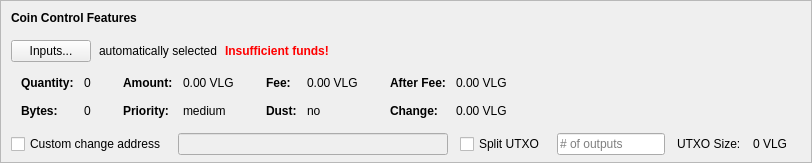
    <widget class="QFrame" name="frameCoinControl">
     <property name="sizePolicy">
      <sizepolicy hsizetype="Expanding" vsizetype="Expanding">
       <horstretch>0</horstretch>
       <verstretch>0</verstretch>
      </sizepolicy>
     </property>
     <property name="maximumSize">
      <size>
       <width>16777215</width>
       <height>16777215</height>
      </size>
     </property>
     <property name="frameShape">
      <enum>QFrame::StyledPanel</enum>
     </property>
     <property name="frameShadow">
      <enum>QFrame::Sunken</enum>
     </property>
     <layout class="QVBoxLayout" name="verticalLayoutCoinControl2">
      <property name="spacing">
       <number>0</number>
      </property>
      <property name="leftMargin">
       <number>0</number>
      </property>
      <property name="topMargin">
       <number>0</number>
      </property>
      <property name="rightMargin">
       <number>0</number>
      </property>
      <property name="bottomMargin">
       <number>6</number>
      </property>
      <item>
       <layout class="QVBoxLayout" name="verticalLayoutCoinControl" stretch="0,0,0,0,1">
        <property name="spacing">
         <number>0</number>
        </property>
        <property name="leftMargin">
         <number>10</number>
        </property>
        <property name="topMargin">
         <number>10</number>
        </property>
        <item>
         <layout class="QHBoxLayout" name="horizontalLayoutCoinControl1">
          <property name="bottomMargin">
           <number>15</number>
          </property>
          <item>
           <widget class="QLabel" name="labelCoinControlFeatures">
            <property name="sizePolicy">
             <sizepolicy hsizetype="Preferred" vsizetype="Maximum">
              <horstretch>0</horstretch>
              <verstretch>0</verstretch>
             </sizepolicy>
            </property>
            <property name="font">
             <font>
              <weight>75</weight>
              <bold>true</bold>
             </font>
            </property>
            <property name="styleSheet">
             <string notr="true">font-weight:bold;</string>
            </property>
            <property name="text">
             <string>Coin Control Features</string>
            </property>
           </widget>
          </item>
         </layout>
        </item>
        <item>
         <layout class="QHBoxLayout" name="horizontalLayoutCoinControl2" stretch="0,0,0,0">
          <property name="spacing">
           <number>8</number>
          </property>
          <property name="bottomMargin">
           <number>10</number>
          </property>
          <item>
           <widget class="QPushButton" name="pushButtonCoinControl">
            <property name="styleSheet">
             <string notr="true"/>
            </property>
            <property name="text">
             <string>Inputs...</string>
            </property>
            <property name="autoDefault">
             <bool>false</bool>
            </property>
           </widget>
          </item>
          <item>
           <widget class="QLabel" name="labelCoinControlAutomaticallySelected">
            <property name="text">
             <string>automatically selected</string>
            </property>
            <property name="margin">
             <number>5</number>
            </property>
           </widget>
          </item>
          <item>
           <widget class="QLabel" name="labelCoinControlInsuffFunds">
            <property name="font">
             <font>
              <weight>75</weight>
              <bold>true</bold>
             </font>
            </property>
            <property name="styleSheet">
             <string notr="true">color:red;font-weight:bold;</string>
            </property>
            <property name="text">
             <string>Insufficient funds!</string>
            </property>
            <property name="margin">
             <number>5</number>
            </property>
           </widget>
          </item>
          <item>
           <spacer name="horizontalSpacerCoinControl">
            <property name="orientation">
             <enum>Qt::Horizontal</enum>
            </property>
            <property name="sizeHint" stdset="0">
             <size>
              <width>40</width>
              <height>1</height>
             </size>
            </property>
           </spacer>
          </item>
         </layout>
        </item>
        <item>
         <widget class="QWidget" name="widgetCoinControl" native="true">
          <property name="sizePolicy">
           <sizepolicy hsizetype="Preferred" vsizetype="Preferred">
            <horstretch>0</horstretch>
            <verstretch>0</verstretch>
           </sizepolicy>
          </property>
          <property name="minimumSize">
           <size>
            <width>0</width>
            <height>0</height>
           </size>
          </property>
          <property name="styleSheet">
           <string notr="true"/>
          </property>
          <layout class="QHBoxLayout" name="horizontalLayoutCoinControl5">
           <property name="leftMargin">
            <number>0</number>
           </property>
           <property name="topMargin">
            <number>0</number>
           </property>
           <property name="rightMargin">
            <number>0</number>
           </property>
           <property name="bottomMargin">
            <number>0</number>
           </property>
           <item>
            <layout class="QHBoxLayout" name="horizontalLayoutCoinControl3" stretch="0,0,0,1">
             <property name="spacing">
              <number>20</number>
             </property>
             <property name="topMargin">
              <number>0</number>
             </property>
             <property name="bottomMargin">
              <number>10</number>
             </property>
             <item>
              <layout class="QFormLayout" name="formLayoutCoinControl1">
               <property name="horizontalSpacing">
                <number>10</number>
               </property>
               <property name="verticalSpacing">
                <number>14</number>
               </property>
               <property name="leftMargin">
                <number>10</number>
               </property>
               <property name="topMargin">
                <number>4</number>
               </property>
               <property name="rightMargin">
                <number>6</number>
               </property>
               <item row="0" column="0">
                <widget class="QLabel" name="labelCoinControlQuantityText">
                 <property name="font">
                  <font>
                   <weight>75</weight>
                   <bold>true</bold>
                  </font>
                 </property>
                 <property name="text">
                  <string>Quantity:</string>
                 </property>
                 <property name="margin">
                  <number>0</number>
                 </property>
                </widget>
               </item>
               <item row="0" column="1">
                <widget class="QLabel" name="labelCoinControlQuantity">
                 <property name="cursor">
                  <cursorShape>IBeamCursor</cursorShape>
                 </property>
                 <property name="contextMenuPolicy">
                  <enum>Qt::ActionsContextMenu</enum>
                 </property>
                 <property name="text">
                  <string notr="true">0</string>
                 </property>
                 <property name="margin">
                  <number>0</number>
                 </property>
                 <property name="textInteractionFlags">
                  <set>Qt::LinksAccessibleByMouse|Qt::TextSelectableByKeyboard|Qt::TextSelectableByMouse</set>
                 </property>
                </widget>
               </item>
               <item row="1" column="0">
                <widget class="QLabel" name="labelCoinControlBytesText">
                 <property name="font">
                  <font>
                   <weight>75</weight>
                   <bold>true</bold>
                  </font>
                 </property>
                 <property name="text">
                  <string>Bytes:</string>
                 </property>
                </widget>
               </item>
               <item row="1" column="1">
                <widget class="QLabel" name="labelCoinControlBytes">
                 <property name="cursor">
                  <cursorShape>IBeamCursor</cursorShape>
                 </property>
                 <property name="contextMenuPolicy">
                  <enum>Qt::ActionsContextMenu</enum>
                 </property>
                 <property name="text">
                  <string notr="true">0</string>
                 </property>
                 <property name="textInteractionFlags">
                  <set>Qt::LinksAccessibleByMouse|Qt::TextSelectableByKeyboard|Qt::TextSelectableByMouse</set>
                 </property>
                </widget>
               </item>
              </layout>
             </item>
             <item>
              <layout class="QFormLayout" name="formLayoutCoinControl2">
               <property name="horizontalSpacing">
                <number>10</number>
               </property>
               <property name="verticalSpacing">
                <number>14</number>
               </property>
               <property name="leftMargin">
                <number>6</number>
               </property>
               <property name="topMargin">
                <number>4</number>
               </property>
               <property name="rightMargin">
                <number>6</number>
               </property>
               <item row="0" column="0">
                <widget class="QLabel" name="labelCoinControlAmountText">
                 <property name="font">
                  <font>
                   <weight>75</weight>
                   <bold>true</bold>
                  </font>
                 </property>
                 <property name="text">
                  <string>Amount:</string>
                 </property>
                 <property name="margin">
                  <number>0</number>
                 </property>
                </widget>
               </item>
               <item row="0" column="1">
                <widget class="QLabel" name="labelCoinControlAmount">
                 <property name="cursor">
                  <cursorShape>IBeamCursor</cursorShape>
                 </property>
                 <property name="contextMenuPolicy">
                  <enum>Qt::ActionsContextMenu</enum>
                 </property>
                 <property name="text">
                  <string notr="true">0.00 VLG</string>
                 </property>
                 <property name="textInteractionFlags">
                  <set>Qt::LinksAccessibleByMouse|Qt::TextSelectableByKeyboard|Qt::TextSelectableByMouse</set>
                 </property>
                </widget>
               </item>
               <item row="1" column="0">
                <widget class="QLabel" name="labelCoinControlPriorityText">
                 <property name="font">
                  <font>
                   <weight>75</weight>
                   <bold>true</bold>
                  </font>
                 </property>
                 <property name="text">
                  <string>Priority:</string>
                 </property>
                </widget>
               </item>
               <item row="1" column="1">
                <widget class="QLabel" name="labelCoinControlPriority">
                 <property name="cursor">
                  <cursorShape>IBeamCursor</cursorShape>
                 </property>
                 <property name="contextMenuPolicy">
                  <enum>Qt::ActionsContextMenu</enum>
                 </property>
                 <property name="text">
                  <string>medium</string>
                 </property>
                 <property name="textInteractionFlags">
                  <set>Qt::LinksAccessibleByMouse|Qt::TextSelectableByKeyboard|Qt::TextSelectableByMouse</set>
                 </property>
                </widget>
               </item>
              </layout>
             </item>
             <item>
              <layout class="QFormLayout" name="formLayoutCoinControl3">
               <property name="horizontalSpacing">
                <number>10</number>
               </property>
               <property name="verticalSpacing">
                <number>14</number>
               </property>
               <property name="leftMargin">
                <number>6</number>
               </property>
               <property name="topMargin">
                <number>4</number>
               </property>
               <property name="rightMargin">
                <number>6</number>
               </property>
               <item row="0" column="0">
                <widget class="QLabel" name="labelCoinControlFeeText">
                 <property name="font">
                  <font>
                   <weight>75</weight>
                   <bold>true</bold>
                  </font>
                 </property>
                 <property name="text">
                  <string>Fee:</string>
                 </property>
                 <property name="margin">
                  <number>0</number>
                 </property>
                </widget>
               </item>
               <item row="0" column="1">
                <widget class="QLabel" name="labelCoinControlFee">
                 <property name="cursor">
                  <cursorShape>IBeamCursor</cursorShape>
                 </property>
                 <property name="contextMenuPolicy">
                  <enum>Qt::ActionsContextMenu</enum>
                 </property>
                 <property name="text">
                  <string notr="true">0.00 VLG</string>
                 </property>
                 <property name="textInteractionFlags">
                  <set>Qt::LinksAccessibleByMouse|Qt::TextSelectableByKeyboard|Qt::TextSelectableByMouse</set>
                 </property>
                </widget>
               </item>
               <item row="1" column="0">
                <widget class="QLabel" name="labelCoinControlLowOutputText">
                 <property name="font">
                  <font>
                   <weight>75</weight>
                   <bold>true</bold>
                  </font>
                 </property>
                 <property name="text">
                  <string>Dust:</string>
                 </property>
                </widget>
               </item>
               <item row="1" column="1">
                <widget class="QLabel" name="labelCoinControlLowOutput">
                 <property name="cursor">
                  <cursorShape>IBeamCursor</cursorShape>
                 </property>
                 <property name="contextMenuPolicy">
                  <enum>Qt::ActionsContextMenu</enum>
                 </property>
                 <property name="text">
                  <string>no</string>
                 </property>
                 <property name="textInteractionFlags">
                  <set>Qt::LinksAccessibleByMouse|Qt::TextSelectableByKeyboard|Qt::TextSelectableByMouse</set>
                 </property>
                </widget>
               </item>
              </layout>
             </item>
             <item>
              <layout class="QFormLayout" name="formLayoutCoinControl4">
               <property name="horizontalSpacing">
                <number>10</number>
               </property>
               <property name="verticalSpacing">
                <number>14</number>
               </property>
               <property name="leftMargin">
                <number>6</number>
               </property>
               <property name="topMargin">
                <number>4</number>
               </property>
               <property name="rightMargin">
                <number>6</number>
               </property>
               <item row="0" column="0">
                <widget class="QLabel" name="labelCoinControlAfterFeeText">
                 <property name="font">
                  <font>
                   <weight>75</weight>
                   <bold>true</bold>
                  </font>
                 </property>
                 <property name="text">
                  <string>After Fee:</string>
                 </property>
                 <property name="margin">
                  <number>0</number>
                 </property>
                </widget>
               </item>
               <item row="0" column="1">
                <widget class="QLabel" name="labelCoinControlAfterFee">
                 <property name="cursor">
                  <cursorShape>IBeamCursor</cursorShape>
                 </property>
                 <property name="contextMenuPolicy">
                  <enum>Qt::ActionsContextMenu</enum>
                 </property>
                 <property name="text">
                  <string notr="true">0.00 VLG</string>
                 </property>
                 <property name="textInteractionFlags">
                  <set>Qt::LinksAccessibleByMouse|Qt::TextSelectableByKeyboard|Qt::TextSelectableByMouse</set>
                 </property>
                </widget>
               </item>
               <item row="1" column="0">
                <widget class="QLabel" name="labelCoinControlChangeText">
                 <property name="font">
                  <font>
                   <weight>75</weight>
                   <bold>true</bold>
                  </font>
                 </property>
                 <property name="text">
                  <string>Change:</string>
                 </property>
                </widget>
               </item>
               <item row="1" column="1">
                <widget class="QLabel" name="labelCoinControlChange">
                 <property name="cursor">
                  <cursorShape>IBeamCursor</cursorShape>
                 </property>
                 <property name="contextMenuPolicy">
                  <enum>Qt::ActionsContextMenu</enum>
                 </property>
                 <property name="text">
                  <string notr="true">0.00 VLG</string>
                 </property>
                 <property name="textInteractionFlags">
                  <set>Qt::LinksAccessibleByMouse|Qt::TextSelectableByKeyboard|Qt::TextSelectableByMouse</set>
                 </property>
                </widget>
               </item>
              </layout>
             </item>
            </layout>
           </item>
          </layout>
         </widget>
        </item>
        <item>
         <layout class="QHBoxLayout" name="horizontalLayoutCoinControl4" stretch="0,0,0,0,0,0,0">
          <property name="spacing">
           <number>12</number>
          </property>
          <property name="sizeConstraint">
           <enum>QLayout::SetDefaultConstraint</enum>
          </property>
          <property name="topMargin">
           <number>5</number>
          </property>
          <property name="rightMargin">
           <number>5</number>
          </property>
          <item>
           <widget class="QCheckBox" name="checkBoxCoinControlChange">
            <property name="toolTip">
             <string>If this is activated, but the change address is empty or invalid, change will be sent to a newly generated address.</string>
            </property>
            <property name="text">
             <string>Custom change address</string>
            </property>
           </widget>
          </item>
          <item>
           <widget class="QValidatedLineEdit" name="lineEditCoinControlChange">
            <property name="enabled">
             <bool>false</bool>
            </property>
            <property name="sizePolicy">
             <sizepolicy hsizetype="Expanding" vsizetype="Fixed">
              <horstretch>0</horstretch>
              <verstretch>0</verstretch>
             </sizepolicy>
            </property>
           </widget>
          </item>
          <item>
           <widget class="QCheckBox" name="splitBlockCheckBox">
            <property name="text">
             <string>Split UTXO</string>
            </property>
           </widget>
          </item>
          <item>
           <widget class="QLineEdit" name="splitBlockLineEdit">
            <property name="sizePolicy">
             <sizepolicy hsizetype="Fixed" vsizetype="Fixed">
              <horstretch>50</horstretch>
              <verstretch>0</verstretch>
             </sizepolicy>
            </property>
            <property name="placeholderText">
             <string># of outputs</string>
            </property>
           </widget>
          </item>
          <item>
           <widget class="QLabel" name="labelBlockSizeText">
            <property name="text">
             <string>UTXO Size:</string>
            </property>
           </widget>
          </item>
          <item>
           <widget class="QLabel" name="labelBlockSize">
            <property name="text">
             <string>0 VLG</string>
            </property>
           </widget>
          </item>
          <item>
           <widget class="QLabel" name="labelCoinControlChangeLabel">
            <property name="sizePolicy">
             <sizepolicy hsizetype="Preferred" vsizetype="Expanding">
              <horstretch>0</horstretch>
              <verstretch>0</verstretch>
             </sizepolicy>
            </property>
            <property name="minimumSize">
             <size>
              <width>0</width>
              <height>0</height>
             </size>
            </property>
            <property name="text">
             <string/>
            </property>
            <property name="margin">
             <number>3</number>
            </property>
           </widget>
          </item>
         </layout>
        </item>
        <item>
         <spacer name="verticalSpacerCoinControl">
          <property name="orientation">
           <enum>Qt::Vertical</enum>
          </property>
          <property name="sizeHint" stdset="0">
           <size>
            <width>800</width>
            <height>1</height>
           </size>
          </property>
         </spacer>
        </item>
       </layout>
      </item>
     </layout>
    </widget>
